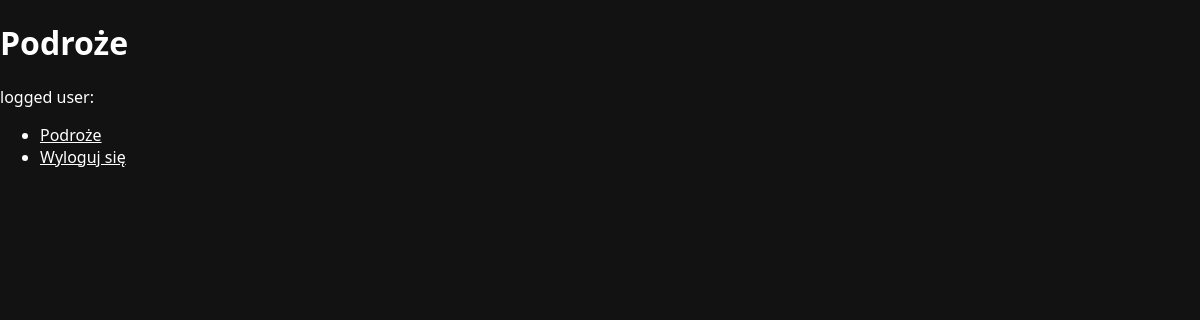
Before: / with the older database file.
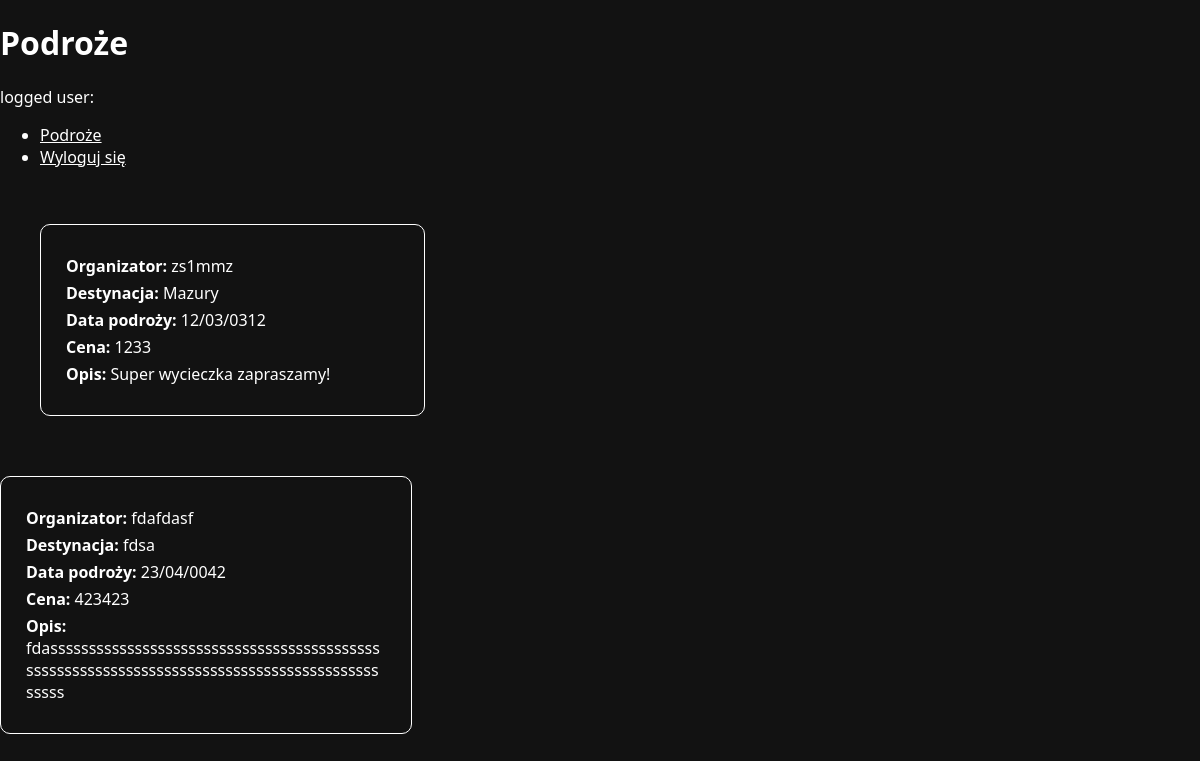
After: the same page with the newer database file.
### tables this page shows
CREATE TABLE `lista_podrozy` (
  `id_podrozy` int(11) NOT NULL,
  `data_podrozy` text NOT NULL,
  `organizator` text NOT NULL,
  `cena` int(11) NOT NULL,
  `destynacja` text NOT NULL,
  `opis` text NOT NULL
);

### index.php (the view, shortened to what this page needs)
<!DOCTYPE html>
<html lang="en">
<head>
    <link rel="stylesheet" href="styles.css">
</head>
<body>
    <h1>Podroże</h1>
    <?php
    include 'menu.php';
    $conn=mysqli_connect("localhost","root","","podroze");
    $editing = false;
    $sql="SELECT * FROM lista_podrozy";
    $result = mysqli_query($conn, $sql);
    echo '<div class="podroze-container">';
    if(mysqli_num_rows($result) > 0) {
        while($row = mysqli_fetch_assoc($result)) {
            echo '<div class="podroz">';
                echo "<form action='index.php' method='POST'>";
                    if ($editing) {
                        echo '<div class="form-container">';
                        echo "<p class='form-row'><label for='organizator'>Organizator:</label> <input type='text' name='organizator' value='".$row['organizator']."'></p>";
                        echo "<p class='form-row'><label for='destynacja'>Destynacja:</label> <input type='text' name='destynacja' value='".$row['destynacja']."'></p>";
                        echo "<p class='form-row'><label for='data_podrozy'>Data podroży:</label> <input type='date' name='data_podrozy' value='".$row['data_podrozy']."'></p>";
                        echo "<p class='form-row'><label for='cena'>Cena:</label> <input type='number' name='cena' value='".$row['cena']."'></p>";
                        echo "<p class='form-row'><label for='opis'>Opis:</label> <textarea name='opis'>".$row['opis']."</textarea></p>";
                            echo '<div class="options-btns">';
                                echo "<input type='submit' name='update' value='Save'>";
                                echo "<input type='submit' name='cancel' value='Cancel'>";
                            echo '</div>';
                        echo '</div>';
                    } else {
                        echo "<div class='info-container'>";
                        echo "<p><strong>Organizator:</strong> " . $row['organizator'] ."</p>";
                        echo "<p><strong>Destynacja:</strong> " . $row['destynacja'] ."</p>";
                        echo "<p><strong>Data podroży:</strong> " . $row['data_podrozy'] ."</p>";
                        echo "<p><strong>Cena:</strong> " . $row['cena'] ."</p>";
                        echo "<p class='opis'><strong>Opis:</strong> " . $row['opis'] ."</p>";
                        echo "</div>";
                    }
                echo "</form>";
                ?>
                <?php
                echo "</div>";
                echo "</div>";
            }
    }
    echo '</div>';
    ?>
</body>
</html>

### menu.php (shortened to what this page needs)
<?php
    if ($_SESSION['user'] !== "") {
        echo "logged user: ";
    }
?>
<link rel="stylesheet" href="styles.css">
<ul>
<li> <a href='/podroze'>Podroże</a> </li>
<?php
if(isset($_SESSION['zalogowano']) && !$_SESSION['zalogowano']){
    echo "<li> <a href='./login.php'>Zaloguj się</a> </li>";
    echo "<li> <a href='./rejestracja.php'>Zarejestruj się</a> </li>";
} else {
    echo "<li> <a href='./logout.php'>Wyloguj się</a> </li>";
}
?>
</ul>

### styles.css (style rules this page uses)
* { color: white; font-family: system-ui; }
body { margin: 0; height: 100vh; width: 100vw; overflow: hidden; background-color: #121212; }
p { margin: 0; }
.podroz { border: 1px solid white; border-radius: 10px; padding: 15px; width: calc(33.33% - 20px); margin-bottom: 20px; }
.opis { word-wrap: break-word; }
.podroze-container { display: flex; gap: 10px; justify-content: flex-start; align-items: stretch; flex-wrap: wrap; padding: 40px !important; }
a { color: white; }
.info-container { padding: 10px; }
.info-container p { margin: 5px 0; }

Changed rows visible on the page:
added lista_podrozy: organizator "zs1mmz", destynacja "Mazury", data_podrozy "12/03/0312", cena "1233", opis "Super wycieczka zapraszamy!"
added lista_podrozy: organizator "fdafdasf", destynacja "fdsa", data_podrozy "23/04/0042", cena "423423", opis "fdassssssssssssssssssssssssssssssssssssssssssssssssssssssssssssssssssssssssssssssssssssssssssssss"
